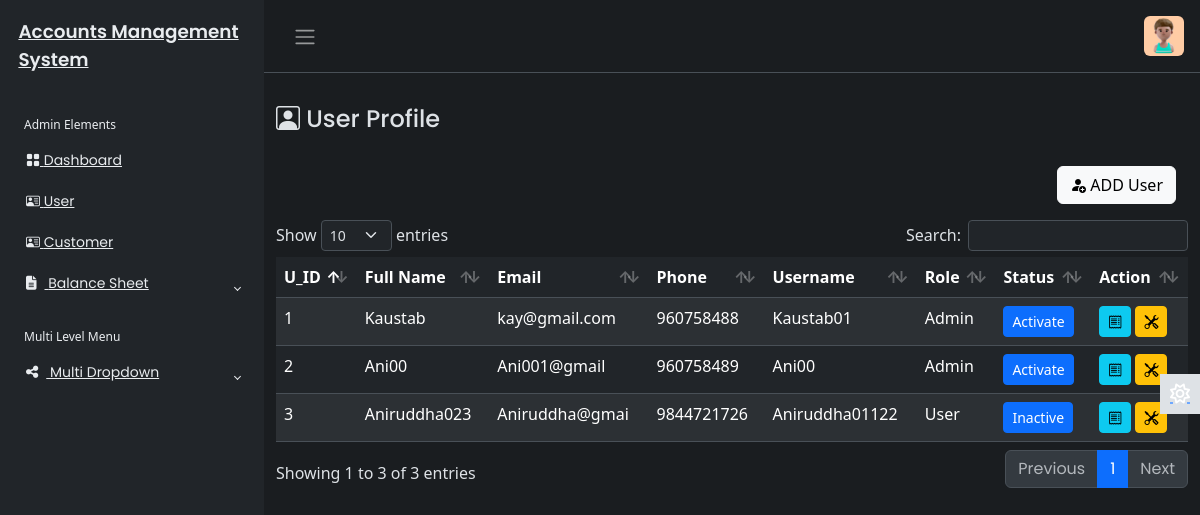
Screenshot of /User/user.php (signed in) with the database file from the repository.
### tables this page shows
CREATE TABLE `user_tbl` (
  `u_id` int(20) NOT NULL,
  `u_name` varchar(255) NOT NULL,
  `u_email` varchar(255) DEFAULT NULL,
  `u_phone` varchar(40) NOT NULL,
  `username` varchar(255) NOT NULL,
  `password` varchar(255) NOT NULL,
  `created_at` timestamp NOT NULL DEFAULT current_timestamp(),
  `updated_at` timestamp NOT NULL DEFAULT current_timestamp(),
  `u_status` varchar(400) DEFAULT NULL,
  `role` varchar(255) DEFAULT NULL
);

### User/user.php (the view, shortened to what this page needs)
<?php
include('../includes/header.php');
if(isset($_SESSION['userAuth'])&& $_SESSION['userAuth']!="")
{
    include('../includes/sidebar.php');
?>
<main class="mt-3 pt-3">
    <div class="container-fluid">
        <div class="row">
            <div class="col-md-8">
                <h4><i class="bi bi-person-square"></i> User Profile</h4>
            </div>
        <?php
        require_once('../config/dbcon.php');
        ?>
         <div class="mt-4 px-4">
            <button type="button" class="btn btn-light float-end" data-bs-toggle="modal" data-bs-target="#userModal">
                <i class="bi bi-person-fill-add"></i>
                ADD User
            </button>
         </div>
    </div>
     <?php
     try{
        $querry = "SELECT * FROM user_tbl ORDER BY u_id";
        $stmt = $pdo->prepare($querry);
        $stmt->execute();
        $result = $stmt->fetchAll(PDO::FETCH_ASSOC);
     }catch (PDOException $e){
        echo "Error fetching records:" .$e->getMessage();
        $result=[];
     }
     ?>
    <div class="mt-3">
        <table id="example" class="table table-striped data-table" style="width:100%">
            <thead>
                <tr>
                    <th>U_ID</th>
                    <th>Full Name</th>
                    <th>Email</th>
                    <th>Phone</th>
                    <th>Username</th>
                    <th>Role</th>
                    <th>Status</th>
                    <th>Action</th>
                </tr>
            </thead>
            <tbody>
                <?php foreach($result as $row){?>
                <tr>
                    <td><?php echo $row['u_id'];?></td>
                    <td><?php echo $row['u_name'];?></td>
                    <td><?php echo $row['u_email'];?></td>
                    <td><?php echo $row['u_phone'];?></td>
                    <td><?php echo $row['username'];?></td>
                    <td><?php echo $row['role'];?></td>
                    <td>
                       <a href="toggle_user.php?id=<?php echo $row['u_id']; ?>"<button type="button" class="btn btn-primary btn-sm" data-toggle="button" aria-pressed="false" autocomplete="off">
                                            <?php echo ($row['u_status'] == 'active') ? 'Inactive' : 'Activate'; ?>
                                        </a>
                    </td>
                    <td>
                     <button class="btn btn-info btn-sm viewUser" data-id="<?php echo $row['u_id']; ?>" data-bs-toggle="modal" data-bs-target="#viewUserModal"><i class="bi bi-receipt"></i></button>
                     <button class="btn btn-warning btn-sm editUser" data-id="<?php echo $row['u_id']; ?>" data-bs-toggle="modal" data-bs-target="#editUserModal"><i class="bi bi-tools"></i></button>
                    </td>
                </tr>
                <?php } ?>
            </tbody>
        </table>
    </div>
    </div>
</main>
<?php
include('../includes/footer.php');
}
else{
   echo '<script>
alert("Not Authorised!");
window.location.href = "../index.php";
</script>';
}

### css/style.css (style rules this page uses)
body { font-family: "Poppins", sans-serif; font-size: 0.875rem; opacity: 1; overflow-y: scroll; margin: 0; }
a { cursor: pointer; text-decoration: none; font-family: "Poppins", sans-serif; }
h4 { font-family: "Poppins", sans-serif; font-size: 1.275rem; color: var(--bs-emphasis-color); }

### rows the page displays
user_tbl: u_id "1", u_name "Kaustab", u_email "kay@gmail.com", u_phone "960758488", username "Kaustab01", role "Admin", u_status "Activate"
user_tbl: u_id "2", u_name "Ani00", u_email "Ani001@gmail", u_phone "960758489", username "Ani00", role "Admin", shows "Activate"
user_tbl: u_id "3", u_name "Aniruddha023", u_email "Aniruddha@gmai", u_phone "9844721726", username "Aniruddha01122", role "User", u_status "Inactive"
